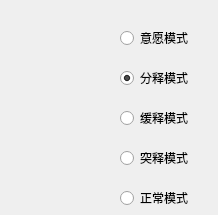
       <widget class="QWidget" name="tab_8">
        <attribute name="title">
         <string>堆积释放模式选择</string>
        </attribute>
        <widget class="QRadioButton" name="radioButton_232">
         <property name="geometry">
          <rect>
           <x>120</x>
           <y>30</y>
           <width>89</width>
           <height>16</height>
          </rect>
         </property>
         <property name="text">
          <string>意愿模式</string>
         </property>
        </widget>
        <widget class="QRadioButton" name="radioButton_233">
         <property name="geometry">
          <rect>
           <x>120</x>
           <y>70</y>
           <width>89</width>
           <height>16</height>
          </rect>
         </property>
         <property name="text">
          <string>分释模式</string>
         </property>
         <property name="checked">
          <bool>true</bool>
         </property>
        </widget>
        <widget class="QRadioButton" name="radioButton_234">
         <property name="geometry">
          <rect>
           <x>120</x>
           <y>150</y>
           <width>89</width>
           <height>16</height>
          </rect>
         </property>
         <property name="text">
          <string>突释模式</string>
         </property>
        </widget>
        <widget class="QRadioButton" name="radioButton_235">
         <property name="geometry">
          <rect>
           <x>120</x>
           <y>190</y>
           <width>89</width>
           <height>16</height>
          </rect>
         </property>
         <property name="text">
          <string>正常模式</string>
         </property>
        </widget>
        <widget class="QRadioButton" name="radioButton_236">
         <property name="geometry">
          <rect>
           <x>120</x>
           <y>110</y>
           <width>89</width>
           <height>16</height>
          </rect>
         </property>
         <property name="text">
          <string>缓释模式</string>
         </property>
        </widget>
       </widget>
